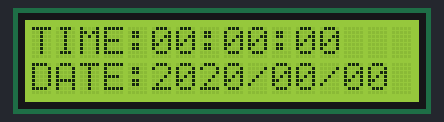
A sketch run on a simulated ESP32. On the bench: 16×2 character LCD. WiFi joins after 1.5 s; servers stay silent unless stated; network time is answered at once with the bench clock; the local clock reads 2024-03-15 10:24:30 at power-on unless the sketch sets it; what the sketch prints to the serial monitor is not drawn.

Above: at 0.1 s.
At 1.7 s:
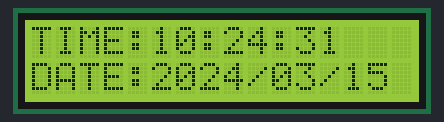
At 10.9 s:
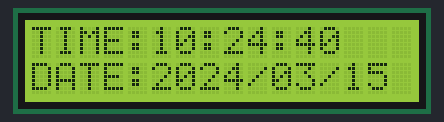
At 20.2 s:
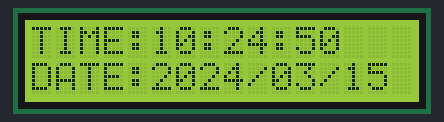
At 29.4 s:
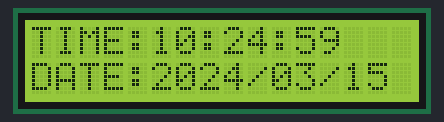
At 38.7 s:
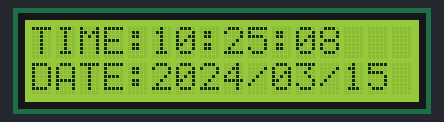

Measured:
- what the display in image 1 shows lasts 1.0 s, from 1.7 s to 2.7 s

The sketch:

ESP32LCDClock.ino
```cpp
// ESP8266 ESP-01 Internet real time clock


#include <WiFi.h>
#include <WiFiUdp.h>

#include <NTPClient.h>               // Include NTPClient library
#include <TimeLib.h>                 // Include Arduino time library
#include <LiquidCrystal_I2C.h>       // Include LiquidCrystal_I2C library

LiquidCrystal_I2C lcd(0x27, 16, 2);  // Configure LiquidCrystal_I2C library with 0x27 address, 16 columns and 2 rows

const char *ssid     = "DynamicOP";
const char *password = "DynamicOP";

WiFiUDP ntpUDP;

// 'time.nist.gov' is used (default server) with +1 hour offset (3600 seconds) 60 seconds (60000 milliseconds) update interval
NTPClient timeClient(ntpUDP, "cn.ntp.org.cn", 8*3600, 60000);

char Time[] = "TIME:00:00:00";
char Date[] = "DATE:2020/00/00";
byte last_second, second_, minute_, hour_, day_, month_;
int year_;

void setup() {

  Serial.begin(115200);

  lcd.begin(25, 21);// initialize the lcd with SDA and SCL pins
  lcd.backlight();                   // Turn backlight ON
  lcd.setCursor(0, 0);
  lcd.print(Time);
  lcd.setCursor(0, 1);
  lcd.print(Date);

  WiFi.begin(ssid, password);

  Serial.print("Connecting.");
  while ( WiFi.status() != WL_CONNECTED ) {
    delay(500);
    Serial.print(".");
  }
  Serial.println("connected");

  timeClient.begin();
}

void loop() {

  timeClient.update();
  unsigned long unix_epoch = timeClient.getEpochTime();    // Get Unix epoch time from the NTP server

  second_ = second(unix_epoch);
  if (last_second != second_) {

    minute_ = minute(unix_epoch);
    hour_   = hour(unix_epoch);
    day_    = day(unix_epoch);
    month_  = month(unix_epoch);
    year_   = year(unix_epoch);

    Time[12] = second_ % 10 + 48;
    Time[11] = second_ / 10 + 48;
    Time[9]  = minute_ % 10 + 48;
    Time[8]  = minute_ / 10 + 48;
    Time[6]  = hour_   % 10 + 48;
    Time[5]  = hour_   / 10 + 48;

    Date[13]  = day_   / 10 + 48;
    Date[14]  = day_   % 10 + 48;
    Date[10]  = month_  / 10 + 48;
    Date[11]  = month_  % 10 + 48;
    Date[7] = (year_   / 10) % 10 + 48;
    Date[8] = year_   % 10 % 10 + 48;

    // Send time and date to serial monitor
    Serial.println(Time);
    Serial.println(Date);

    // Display time and date on the 16x2 LCD
    lcd.setCursor(0, 0);
    lcd.print(Time);
    lcd.setCursor(0, 1);
    lcd.print(Date);

    last_second = second_;
  }

  delay(1000);

}
```
